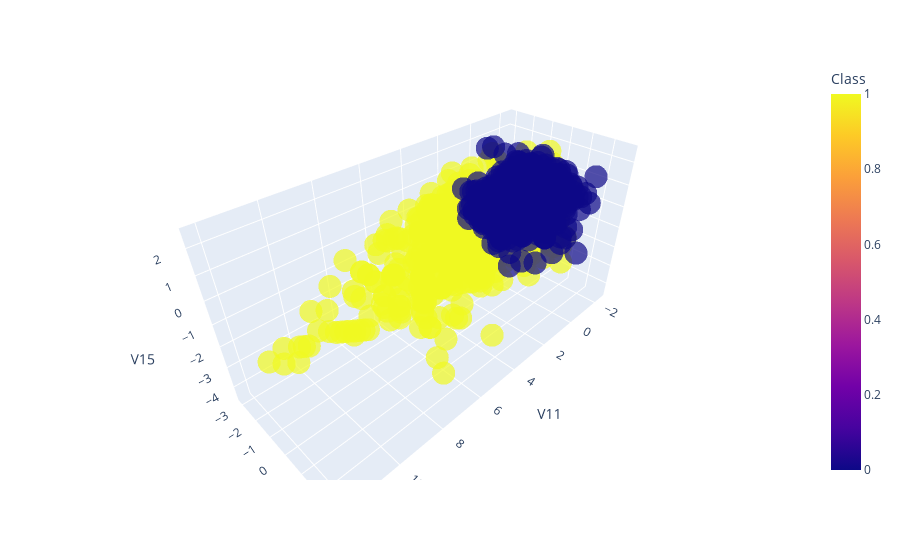

Source (notebook cell):
### Code cell
import plotly.express as px
DF_to_plot=pd.concat([df[df["Class"]==1].head(500),df[df["Class"]==0].head(500)])
fig = px.scatter_3d(DF_to_plot, x='V11', y='V13', z='V15',
              color='Class',size_max=18,opacity=0.7)
fig.show()

### Figure 1 — Plotly figure (JSON) as saved in the notebook; plotly's stock layout.template omitted (floating-point values rounded to 4 significant figures; data arrays with more than 128 entries replaced by an {"elided": "..."} marker saying what was removed)
{"data": [{"hovertemplate": "V11=%{x}<br>V13=%{y}<br>V15=%{z}<br>Class=%{marker.color}<extra></extra>", "legendgroup": "", "marker": {"color": {"elided": "992 int values"}, "coloraxis": "coloraxis", "opacity": 0.7, "symbol": "circle"}, "mode": "markers", "name": "", "scene": "scene", "showlegend": false, "type": "scatter3d", "x": {"elided": "992 float values"}, "y": {"elided": "992 float values"}, "z": {"elided": "992 float values"}}], "layout": {"coloraxis": {"colorbar": {"title": {"text": "Class"}}, "colorscale": [[0, "#0d0887"], [0.1111, "#46039f"], [0.2222, "#7201a8"], [0.3333, "#9c179e"], [0.4444, "#bd3786"], [0.5556, "#d8576b"], [0.6667, "#ed7953"], [0.7778, "#fb9f3a"], [0.8889, "#fdca26"], [1, "#f0f921"]]}, "legend": {"tracegroupgap": 0}, "margin": {"t": 60}, "scene": {"domain": {"x": [0, 1], "y": [0, 1]}, "xaxis": {"title": {"text": "V11"}}, "yaxis": {"title": {"text": "V13"}}, "zaxis": {"title": {"text": "V15"}}}}}
